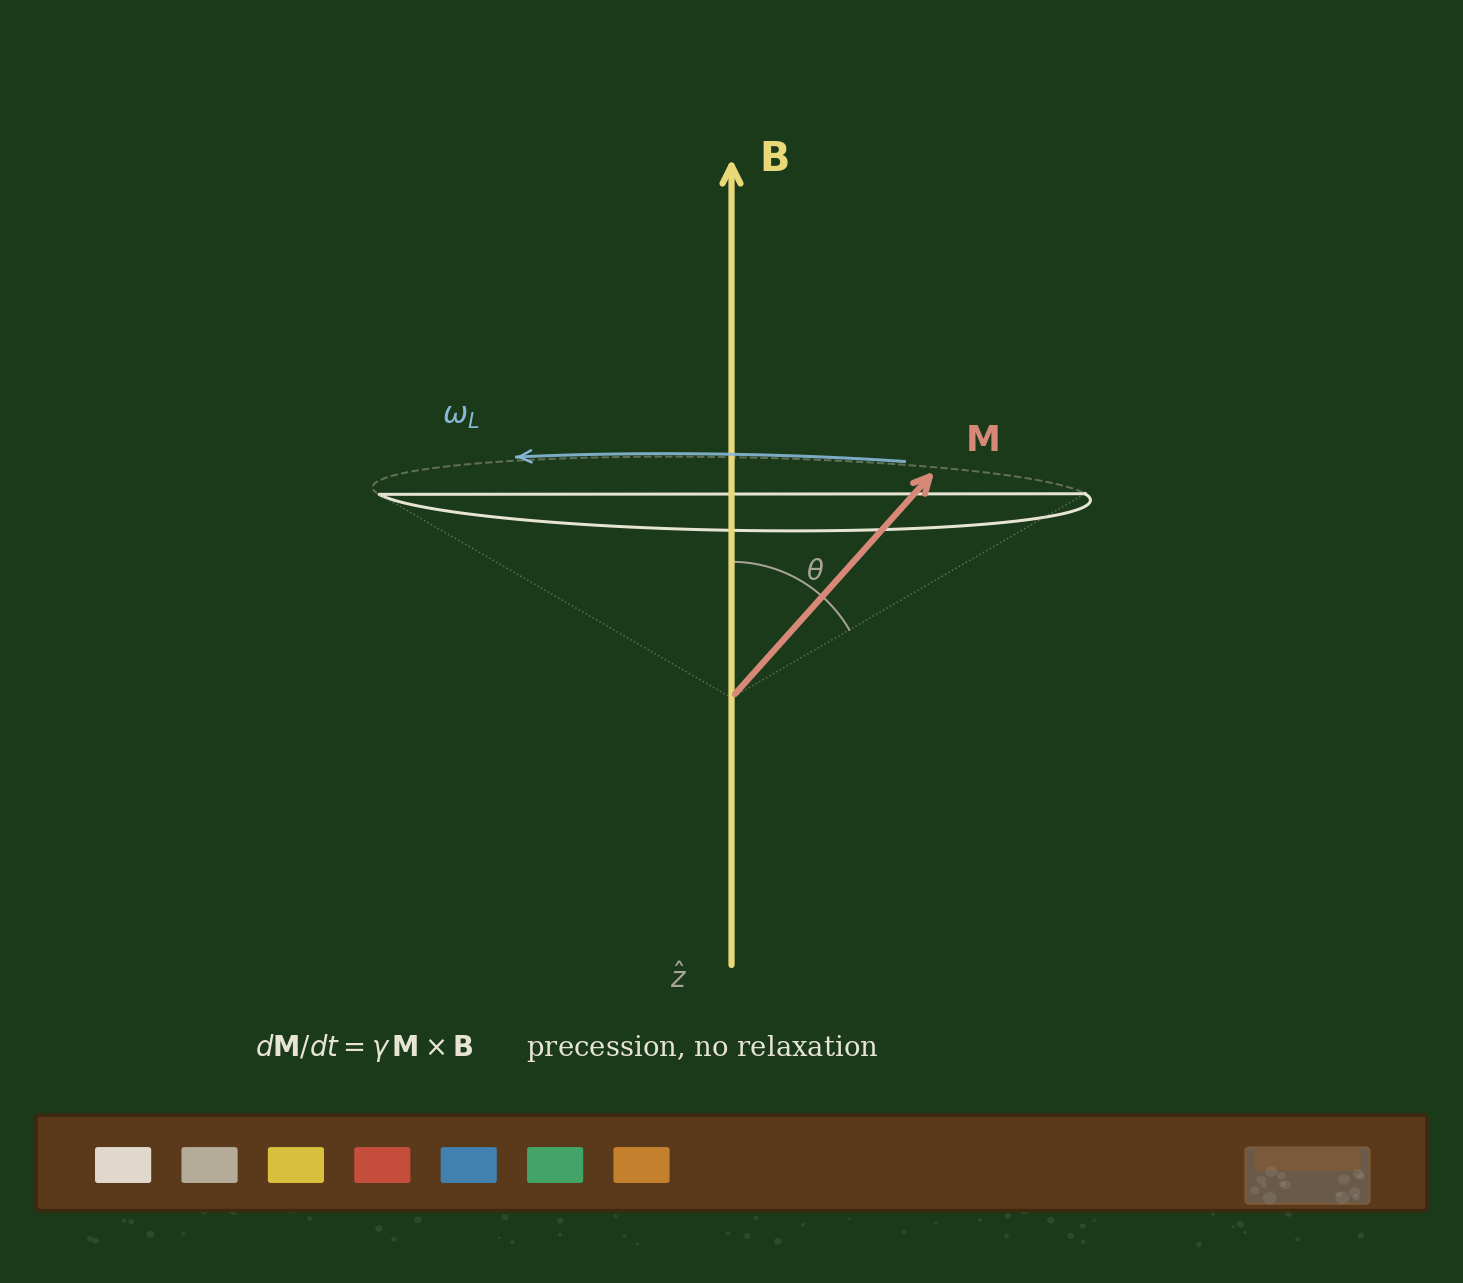

Source code (Python):
"""
Chalkboard illustration: Larmor precession — a spin tracing a cone around B.

The magnetic moment M precesses around the static field B (along z),
tracing a cone. The cone angle is the tip angle theta. This is the
gyroscope picture, drawn on a chalkboard.

Usage:
    python chalkboard_precession_cone.py
"""

import sys, os

_here = os.path.dirname(os.path.abspath(__file__))
sys.path.insert(0, os.path.join(_here, '..', '..', 'python'))

import numpy as np
from mayapramana.chalkboard import Chalkboard, chalk


# --- Single-panel board ---
board = Chalkboard(panels=1, figsize=(8, 7), grid_panels=set())
ax = board.panel(0, title='Larmor precession')

ax.set_xlim(-1.6, 1.6)
ax.set_ylim(-1.2, 1.8)
ax.set_aspect('equal')
ax.axis('off')

# --- Draw the B field arrow (vertical, along z) ---
chalk.chalk_arrow(ax, 0, -0.8, 0, 1.6, color=chalk.YELLOW, lw=2.5, head=18)
chalk.chalk_text(ax, 0.08, 1.55, r'$\mathbf{B}$',
                 color=chalk.YELLOW, fontsize=16, style='normal')

# --- The precession cone ---
# Cone parameters
theta = np.radians(40)   # half-angle of the cone
M_len = 1.2              # length of M vector

# The spin vector M at a particular azimuthal angle phi
phi_snapshot = np.radians(30)  # frozen instant

# Tip of M in 3D (projected to 2D: x horizontal, z vertical)
# We use a simple oblique projection
def project(x3, y3, z3, oblique=0.35):
    """Project 3D (x, y, z) onto 2D chalkboard (horizontal, vertical).

    z -> vertical, x -> horizontal, y foreshortened diagonally.
    """
    px = x3 - oblique * y3 * 0.5
    pz = z3 + oblique * y3 * 0.3
    return px, pz

# Draw the cone surface as an ellipse at the base
# The cone's circular cross-section at height M_len * cos(theta)
cone_z = M_len * np.cos(theta)
cone_r = M_len * np.sin(theta)

# Draw the circular orbit (ellipse in projection)
phi_vals = np.linspace(0, 2 * np.pi, 200)
orbit_x = []
orbit_z = []
for phi in phi_vals:
    x3 = cone_r * np.cos(phi)
    y3 = cone_r * np.sin(phi)
    px, pz = project(x3, y3, cone_z)
    orbit_x.append(px)
    orbit_z.append(pz)

# Draw back half of orbit (dashed, behind)
back_x, back_z = [], []
front_x, front_z = [], []
for i, phi in enumerate(phi_vals):
    if np.sin(phi) > 0:  # "behind" the board
        back_x.append(orbit_x[i])
        back_z.append(orbit_z[i])
    else:
        front_x.append(orbit_x[i])
        front_z.append(orbit_z[i])

if back_x:
    ax.plot(back_x, back_z, color=chalk.DIM, linewidth=0.8,
            linestyle='--', alpha=0.5, zorder=1)
if front_x:
    ax.plot(front_x, front_z, color=chalk.WHITE, linewidth=1.2, zorder=2)

# Draw the cone edges (two lines from origin to the orbit extremes)
# Left and right extremes of the projected ellipse
left_x3 = cone_r * np.cos(np.pi)
left_y3 = cone_r * np.sin(np.pi)
lx, lz = project(left_x3, left_y3, cone_z)
chalk.chalk_line(ax, [0, lx], [0, lz], color=chalk.DIM, lw=0.6,
                 linestyle=':', alpha=0.5)

right_x3 = cone_r * np.cos(0)
right_y3 = cone_r * np.sin(0)
rx, rz = project(right_x3, right_y3, cone_z)
chalk.chalk_line(ax, [0, rx], [0, rz], color=chalk.DIM, lw=0.6,
                 linestyle=':', alpha=0.5)

# --- The spin vector M (frozen at phi_snapshot) ---
mx3 = cone_r * np.cos(phi_snapshot)
my3 = cone_r * np.sin(phi_snapshot)
mz3 = cone_z
tip_x, tip_z = project(mx3, my3, mz3)

chalk.chalk_arrow(ax, 0, 0, tip_x, tip_z,
                  color=chalk.RED, lw=2.5, head=16)
chalk.chalk_text(ax, tip_x + 0.08, tip_z + 0.05, r'$\mathbf{M}$',
                 color=chalk.RED, fontsize=14, style='normal')

# --- Precession direction arrow (curved arc near tip of M) ---
# Arc slightly outside the orbit to show rotation direction
arc_scale = 1.08  # just outside the orbit
arc_phi = np.linspace(phi_snapshot + 0.15, phi_snapshot + 1.2, 50)
arc_xs, arc_zs = [], []
for p in arc_phi:
    x3 = cone_r * arc_scale * np.cos(p)
    y3 = cone_r * arc_scale * np.sin(p)
    px, pz = project(x3, y3, cone_z)
    arc_xs.append(px)
    arc_zs.append(pz)

ax.plot(arc_xs, arc_zs, color=chalk.BLUE, linewidth=1.2, alpha=0.9, zorder=3)
chalk.chalk_arrow(ax, arc_xs[-2], arc_zs[-2], arc_xs[-1], arc_zs[-1],
                  color=chalk.BLUE, lw=1.0, head=12)

chalk.chalk_text(ax, arc_xs[-1] - 0.22, arc_zs[-1] + 0.1,
                 r'$\omega_L$', color=chalk.BLUE, fontsize=12, style='normal')

# --- Angle annotation (theta) ---
# Draw a small arc near the z-axis showing the cone half-angle
angle_r = 0.4
angle_phi = np.linspace(0, theta, 30)
angle_xs = [angle_r * np.sin(a) for a in angle_phi]
angle_zs = [angle_r * np.cos(a) for a in angle_phi]
ax.plot(angle_xs, angle_zs, color=chalk.DIM, linewidth=0.8)
chalk.chalk_text(ax, 0.22, 0.35, r'$\theta$',
                 color=chalk.DIM, fontsize=11, style='normal')

# --- z-axis label ---
chalk.chalk_text(ax, -0.18, -0.85, r'$\hat{z}$',
                 color=chalk.DIM, fontsize=11, style='normal')

# --- Caption at the bottom ---
chalk.chalk_text(ax, -1.4, -1.05,
                 r'$d\mathbf{M}/dt = \gamma\,\mathbf{M} \times \mathbf{B}$'
                 '      precession, no relaxation',
                 color=chalk.WHITE, fontsize=11, style='normal')

# --- Save ---
out = os.path.join(_here, 'chalkboard_precession_cone.png')
board.save(out)
board.close()
print(f"Saved {out}")
